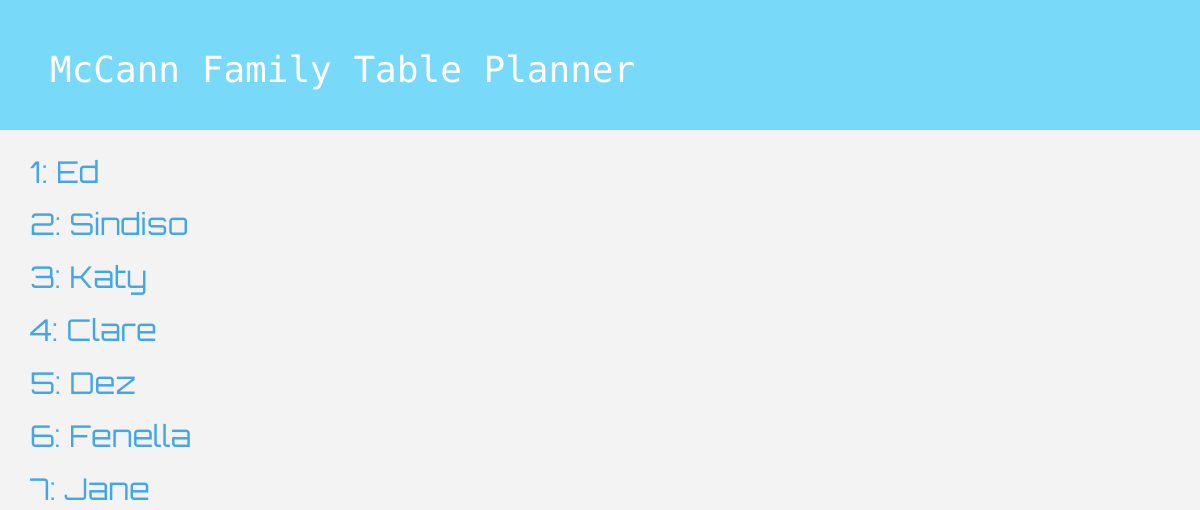
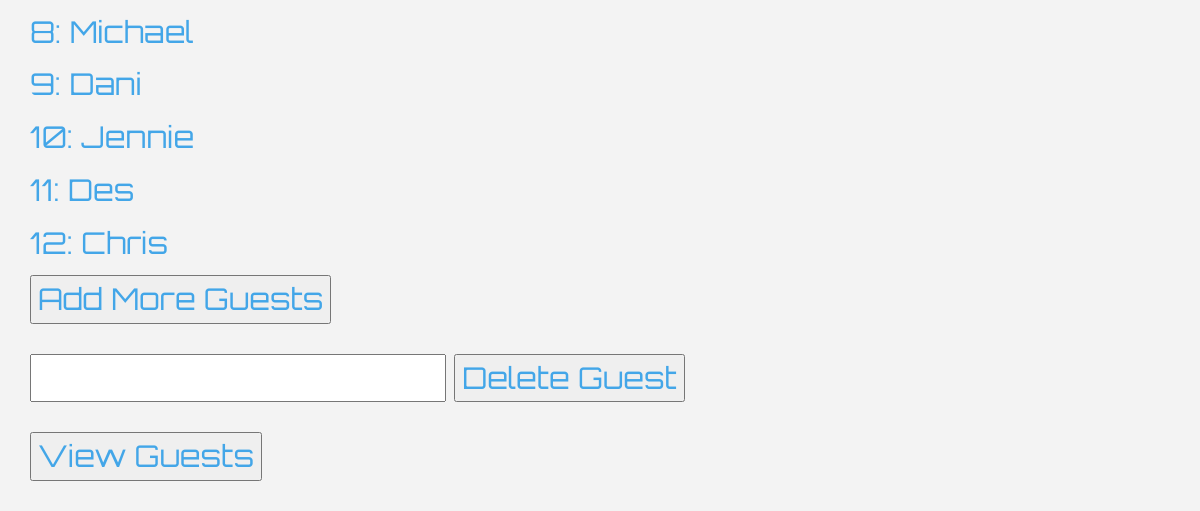
The app's page /, older data (2 pictures, top to bottom).
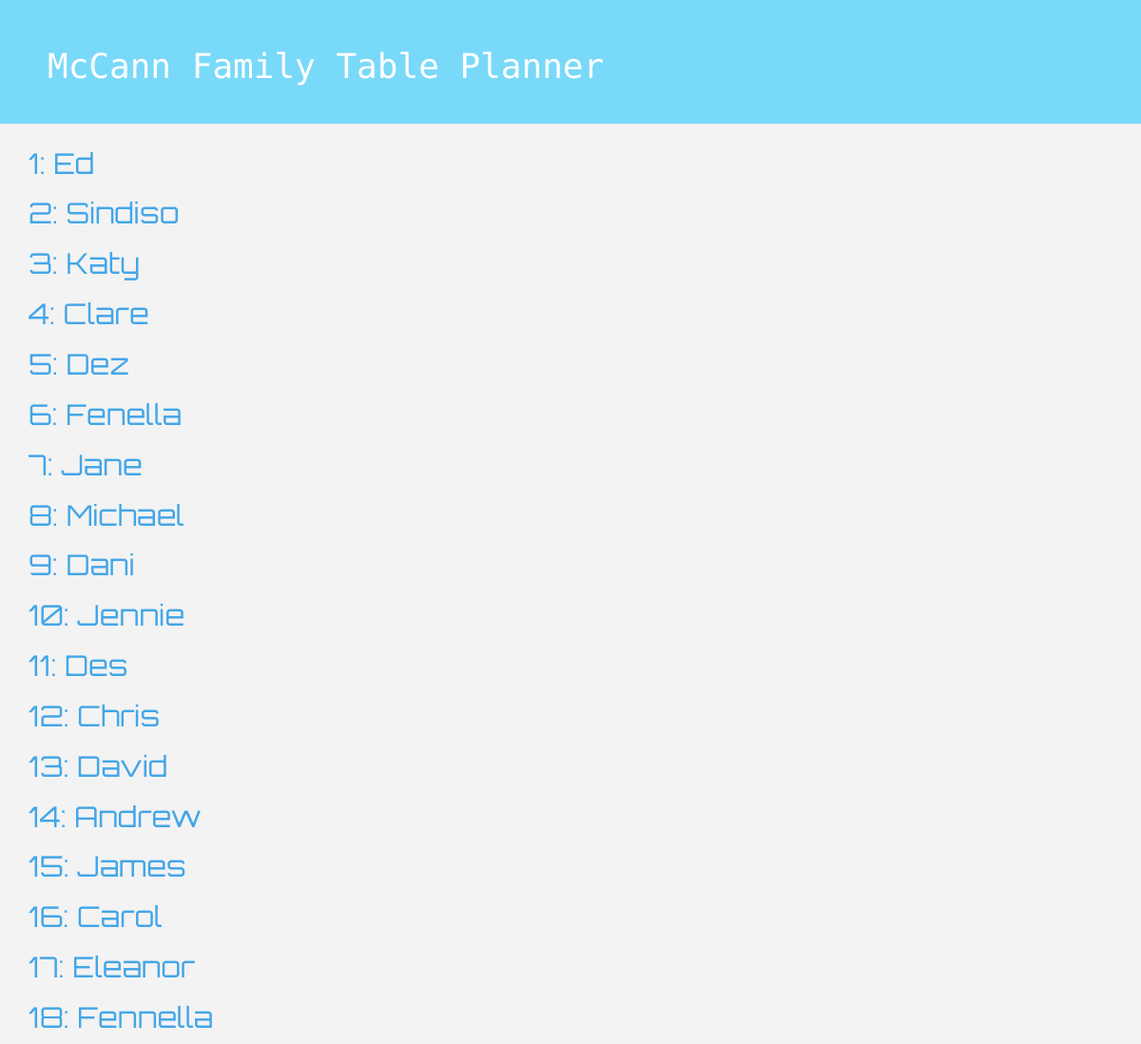
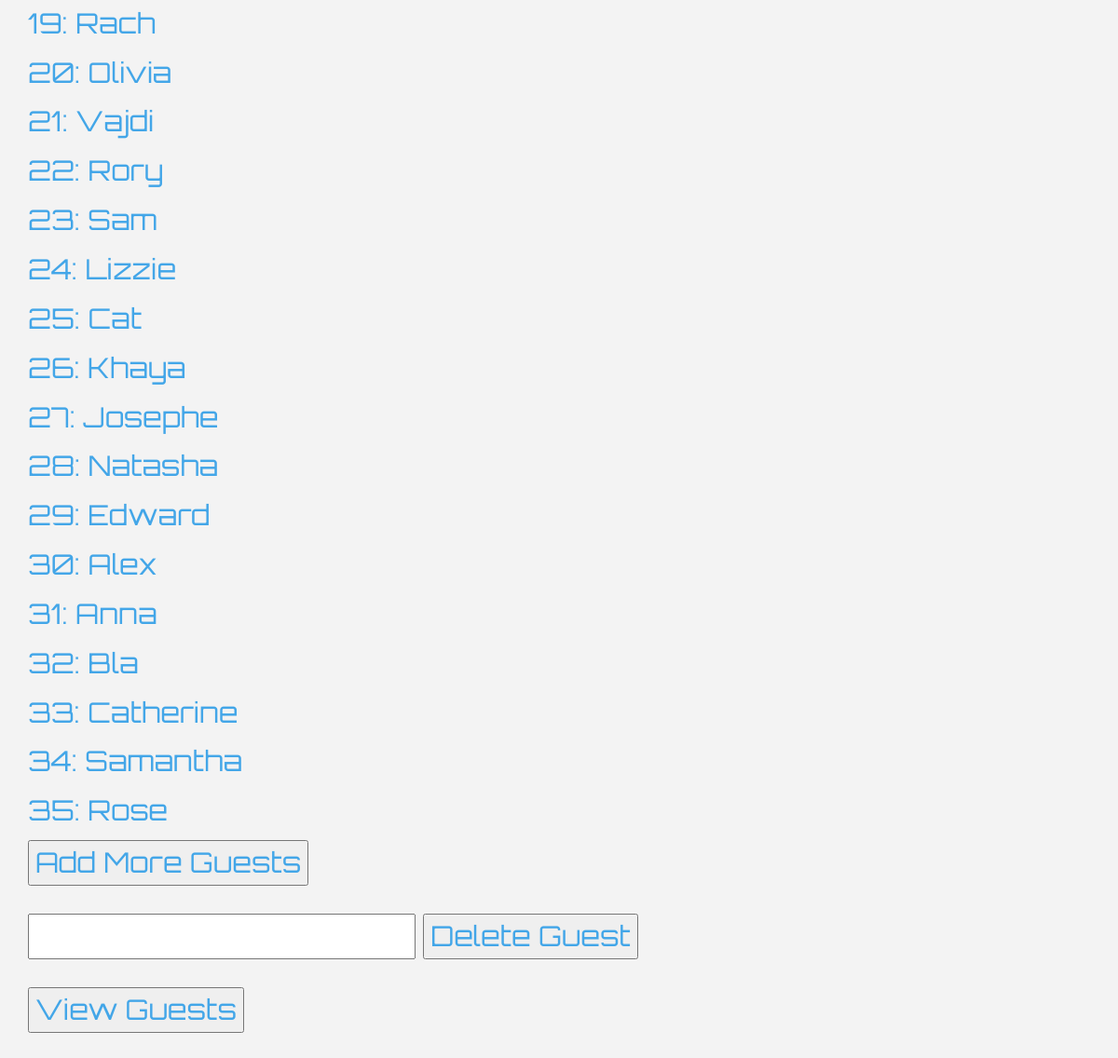
The same page, newer data (2 pictures, top to bottom).
### table/models.py (models this page shows, shortened)
class GuestList(models.Model):
	first_name = models.CharField(max_length=40)
	spouse = models.CharField(max_length = 40)

### table/views.py (the view)
# urls.py: url(r'^$', view_guest_list, name='guest_list'),
def view_guest_list(request):
  guestlist = GuestList.objects.all()
  return TemplateResponse(request, 'table_plan.html', {'guestlist': guestlist})

### table/templates/table/table_plan.html
{% extends 'table/base.html' %}
{% block content %}
	<div>
		{% for first_name in guestlist %}
			<p>{{ forloop.counter }}: {{ first_name.first_name }}</p>
	 {%endfor %}
	</div>
  <form action="/create-new-guest/">
    <input type="submit" value="Add More Guests">
  </form>
  <form action="/delete-guest/" method="get">
    <input type="text" name="delete_guest">
    <input type="submit" value="Delete Guest">
  </form>
  <form action="/">
    <input type="submit" value="View Guests">
  </form>
{% endblock %}

Row changes from the older to the newer data that the page shows:
added GuestList: first_name "David"
added GuestList: first_name "Andrew"
added GuestList: first_name "James"
added GuestList: first_name "Carol"
added GuestList: first_name "Eleanor"
added GuestList: first_name "Fennella"
added GuestList: first_name "Rach"
added GuestList: first_name "Olivia"
added GuestList: first_name "Vajdi"
added GuestList: first_name "Rory"
added GuestList: first_name "Sam"
added GuestList: first_name "Lizzie"
added GuestList: first_name "Cat"
added GuestList: first_name "Khaya"
added GuestList: first_name "Josephe"
added GuestList: first_name "Natasha"
added GuestList: first_name "Edward"
added GuestList: first_name "Alex"
added GuestList: first_name "Anna"
added GuestList: first_name "Bla"
added GuestList: first_name "Catherine"
added GuestList: first_name "Samantha"
added GuestList: first_name "Rose"
